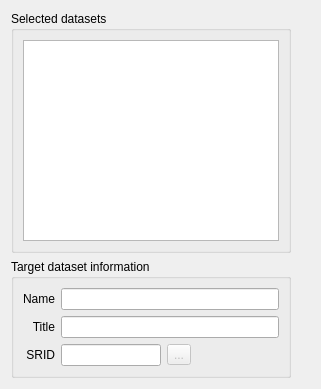
<?xml version="1.0" encoding="UTF-8"?>
<ui version="4.0">
 <class>DataSetOptionsWizardPageForm</class>
 <widget class="QWizardPage" name="DataSetOptionsWizardPageForm">
  <property name="geometry">
   <rect>
    <x>0</x>
    <y>0</y>
    <width>321</width>
    <height>389</height>
   </rect>
  </property>
  <property name="focusPolicy">
   <enum>Qt::NoFocus</enum>
  </property>
  <property name="windowTitle">
   <string>WizardPage</string>
  </property>
  <property name="title">
   <string>Transfer Options</string>
  </property>
  <property name="subTitle">
   <string>You can provide more information on how the datasets will be transferred and mapped to the target data source</string>
  </property>
  <layout class="QGridLayout" name="gridLayout_8">
   <item row="0" column="0">
    <layout class="QGridLayout" name="gridLayout_7">
     <item row="0" column="0">
      <widget class="QGroupBox" name="groupBox_2">
       <property name="title">
        <string>Selected datasets</string>
       </property>
       <layout class="QGridLayout" name="gridLayout_6">
        <item row="0" column="0">
         <widget class="QListWidget" name="m_selectedDatasetListWidget">
          <property name="alternatingRowColors">
           <bool>false</bool>
          </property>
         </widget>
        </item>
       </layout>
      </widget>
     </item>
     <item row="0" column="1">
      <widget class="QWidget" name="m_dataSetWidget" native="true">
       <property name="sizePolicy">
        <sizepolicy hsizetype="MinimumExpanding" vsizetype="Preferred">
         <horstretch>0</horstretch>
         <verstretch>0</verstretch>
        </sizepolicy>
       </property>
      </widget>
     </item>
     <item row="1" column="0">
      <widget class="QGroupBox" name="groupBox">
       <property name="title">
        <string>Target dataset information</string>
       </property>
       <layout class="QGridLayout" name="gridLayout_5">
        <item row="0" column="0">
         <layout class="QGridLayout" name="gridLayout_4">
          <item row="0" column="0">
           <layout class="QGridLayout" name="gridLayout_2">
            <item row="0" column="0">
             <widget class="QLabel" name="label_3">
              <property name="text">
               <string>Name</string>
              </property>
              <property name="alignment">
               <set>Qt::AlignRight|Qt::AlignTrailing|Qt::AlignVCenter</set>
              </property>
             </widget>
            </item>
            <item row="1" column="0">
             <widget class="QLabel" name="label_4">
              <property name="text">
               <string>Title</string>
              </property>
              <property name="alignment">
               <set>Qt::AlignRight|Qt::AlignTrailing|Qt::AlignVCenter</set>
              </property>
             </widget>
            </item>
            <item row="2" column="0">
             <widget class="QLabel" name="label_8">
              <property name="text">
               <string>SRID</string>
              </property>
              <property name="alignment">
               <set>Qt::AlignRight|Qt::AlignTrailing|Qt::AlignVCenter</set>
              </property>
             </widget>
            </item>
           </layout>
          </item>
          <item row="0" column="1">
           <layout class="QGridLayout" name="gridLayout_3">
            <item row="0" column="0">
             <widget class="QLineEdit" name="m_datasetNameLineEdit">
              <property name="minimumSize">
               <size>
                <width>210</width>
                <height>0</height>
               </size>
              </property>
             </widget>
            </item>
            <item row="1" column="0">
             <widget class="QLineEdit" name="m_datasetTitleLineEdit">
              <property name="minimumSize">
               <size>
                <width>210</width>
                <height>0</height>
               </size>
              </property>
             </widget>
            </item>
            <item row="2" column="0">
             <layout class="QGridLayout" name="gridLayout">
              <item row="0" column="0">
               <widget class="QLineEdit" name="m_sridLineEdit">
                <property name="maximumSize">
                 <size>
                  <width>100</width>
                  <height>16777215</height>
                 </size>
                </property>
               </widget>
              </item>
              <item row="0" column="1">
               <widget class="QToolButton" name="m_sridSearchToolButton">
                <property name="enabled">
                 <bool>false</bool>
                </property>
                <property name="toolTip">
                 <string>Select a Spatial Reference System</string>
                </property>
                <property name="text">
                 <string>...</string>
                </property>
               </widget>
              </item>
              <item row="0" column="2">
               <spacer name="horizontalSpacer_2">
                <property name="orientation">
                 <enum>Qt::Horizontal</enum>
                </property>
                <property name="sizeHint" stdset="0">
                 <size>
                  <width>40</width>
                  <height>20</height>
                 </size>
                </property>
               </spacer>
              </item>
             </layout>
            </item>
           </layout>
          </item>
         </layout>
        </item>
       </layout>
      </widget>
     </item>
     <item row="1" column="1">
      <widget class="QWidget" name="m_constraintWidget" native="true">
       <property name="sizePolicy">
        <sizepolicy hsizetype="MinimumExpanding" vsizetype="Preferred">
         <horstretch>0</horstretch>
         <verstretch>0</verstretch>
        </sizepolicy>
       </property>
      </widget>
     </item>
    </layout>
   </item>
  </layout>
 </widget>
 <tabstops>
  <tabstop>m_selectedDatasetListWidget</tabstop>
  <tabstop>m_datasetNameLineEdit</tabstop>
  <tabstop>m_datasetTitleLineEdit</tabstop>
 </tabstops>
 <resources/>
 <connections/>
</ui>
